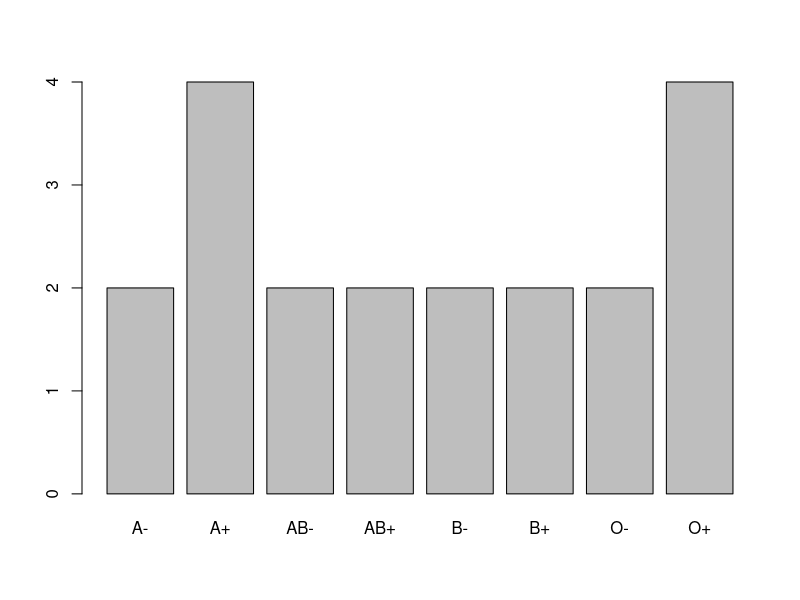
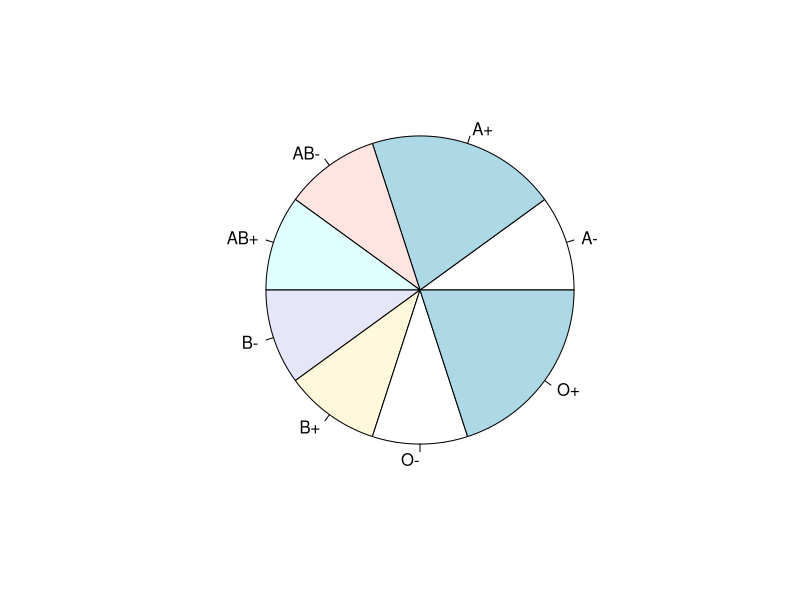
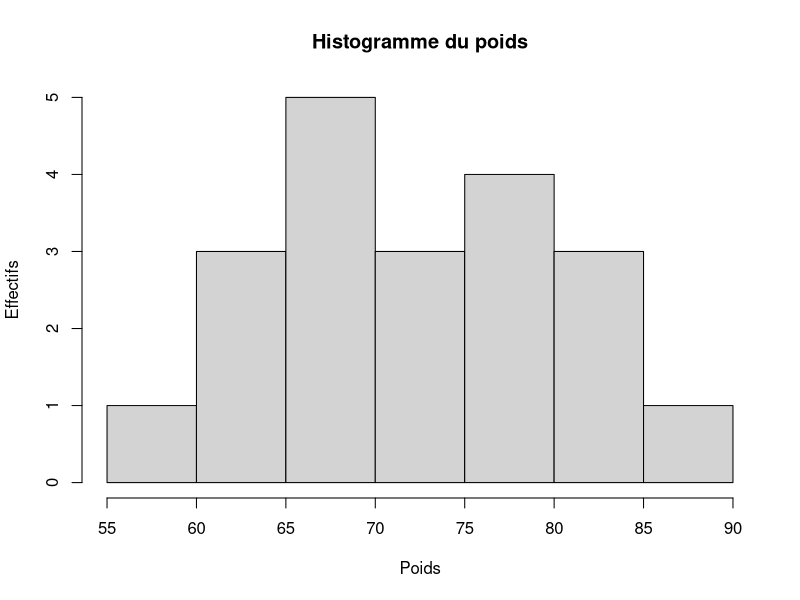
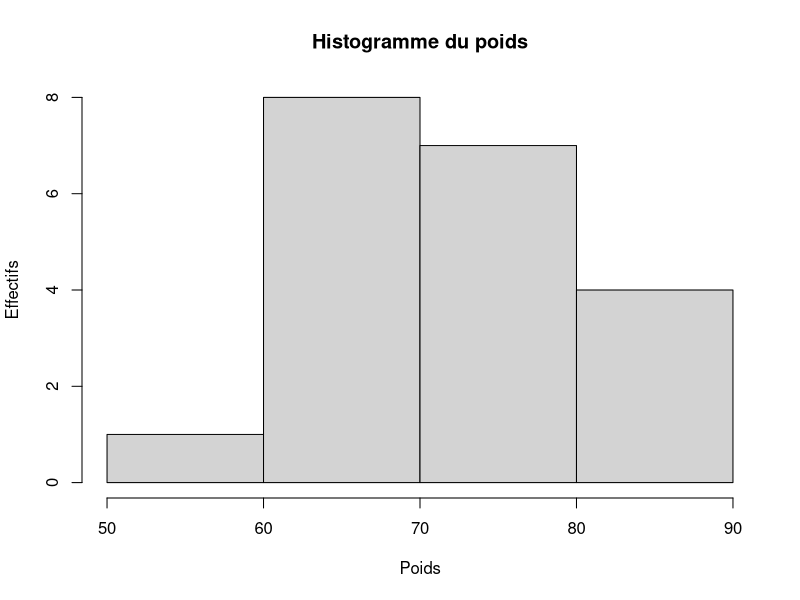
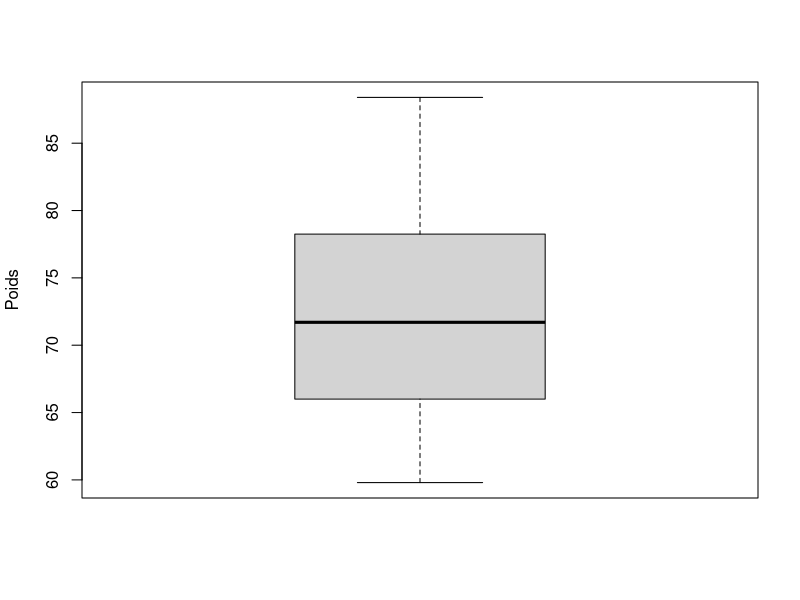
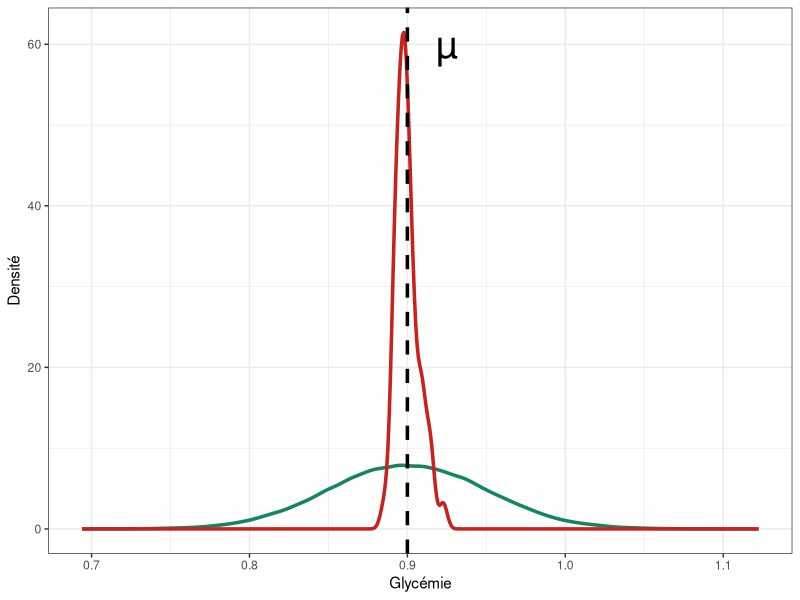
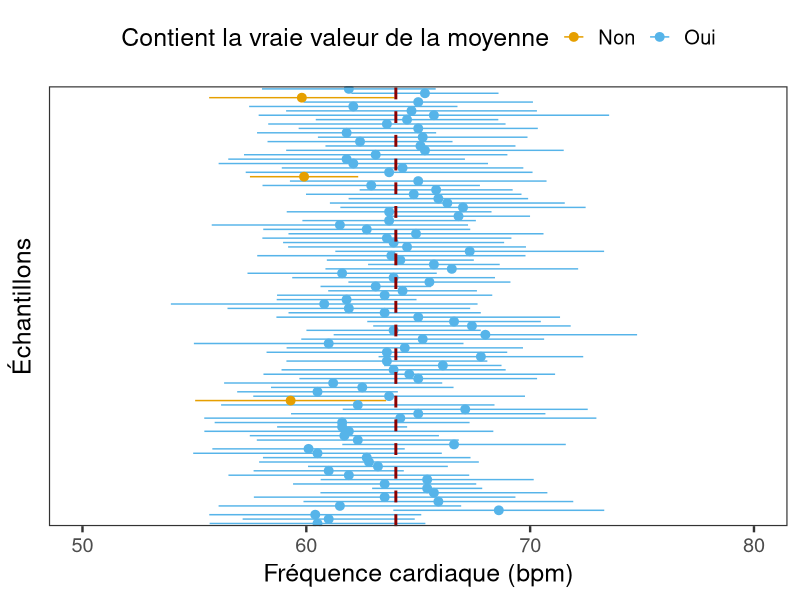
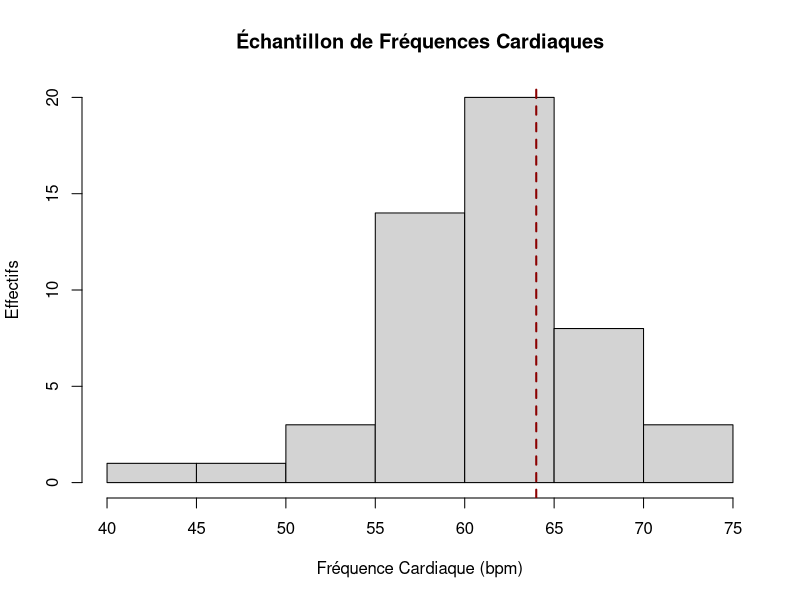

Reproduce these figures in R, in order.
# Packages ---------------------------------------------------------------------
library("ggplot2")

# Make figures -----------------------------------------------------------------

sante = read.csv("exemple-donnees-sante-csv.txt")

table(sante$GroupeSanguin)

barplot(table(sante$GroupeSanguin))

pie(table(sante$GroupeSanguin))

hist(sante$Poids, main = "Histogramme du poids", xlab = "Poids", ylab = "Effectifs")
hist(sante$Poids, main = "Histogramme du poids", xlab = "Poids", ylab = "Effectifs", n = 4)

boxplot(sante$Poids, ylab = "Poids")

# Sampling population versus samples -------------------------------------------

set.seed(20260922)
population = rnorm(1e5, 0.9, 0.05)

n_samples = 50

list_of_means = seq(n_samples) |>
	vapply(\(x) {
		mean(sample(population, size = 40))
	}, 2.5)

ggplot() +
	geom_density(
		data = tibble::enframe(population), aes(value, y = after_stat(density)),
		color = "#158466", linewidth = 1.2
	) +
	geom_density(
		data = tibble::enframe(list_of_means), aes(value, y = after_stat(density)),
		color = "#c9211e", linewidth = 1.2
	) +
	geom_vline(xintercept = 0.9, linetype = 2, linewidth = 1.2) +
	annotate("text", label = "µ", x = 0.925, y = 60, size = 10) +
	theme_bw() +
	labs(x = "Glycémie", y = "Densité")

# Figure intervalle confiance --------------------------------------------------

set.seed(14102025)

library("dplyr")
library("ggplot2")


freq_card = lapply(1:100, \(x) round(rnorm(10, mean = 64, sd = 7)))

freq_ci = freq_card |>
	purrr::map_dfr(
		\(x) t.test(x)[["conf.int"]] |>
			tibble::enframe() |>
			tidyr::pivot_wider(),
		.id = "number"
	) |>
	dplyr::rename(low_ci = `1`, high_ci = `2`) |>
	dplyr::mutate(
		avg = (high_ci + low_ci) / 2,
		contains_true_mean = ifelse(low_ci <= 64 & high_ci >= 64, TRUE, FALSE)
	)

freq_ci |>
	ggplot(aes(y = number)) +
	geom_pointrange(
		aes(x = avg, xmin = low_ci, xmax = high_ci, color = contains_true_mean)
	) +
	geom_vline(xintercept = 64, linetype = 2, color = "darkred", linewidth = 1) +
	scale_color_manual(
		labels = c(`TRUE` = "Oui",     `FALSE` = "Non"),
		values = c(`TRUE` = "#56B4E9", `FALSE` = "#E69F00")
	) +
	lims(x = c(50, 80)) +
	labs(
		x = "Fréquence cardiaque (bpm)",
		y = "Échantillons",
		color = "Contient la vraie valeur de la moyenne"
	) +
	theme_bw(18) +
	theme(
		axis.text.y = element_blank(),
		axis.ticks.y = element_blank(),
		panel.grid = element_blank(),
		legend.position = "top"
	)



# Introduction p-value ---------------------------------------------------------
set.seed(20241015)

medicament = rnorm(20, mean = 10, sd = 1)
placebo    = rnorm(20, mean = 7, sd = 1.5)

df = data.frame(medicament, placebo)

t.test(df$medicament, df$placebo)


# Lecture 2 -------------------------------------------------------------------
set.seed(20251022)

freq_card = round(rnorm(50, mean = 60, sd = 7))

hist(freq_card, main = "Échantillon de Fréquences Cardiaques", xlab = "Fréquence Cardiaque (bpm)", ylab = "Effectifs")
abline(v = 64, lty = 2, col = "darkred", lwd = 2)


hist(rt(10000, 49), n = 100, main = NULL, xlab = NULL, ylab = NULL)
abline(v = -2.8, lty = 2, col = "purple", lwd = 2)

actual_test = t.test(freq_card, mu = 64)

# Quantile-quantile

ko = rnorm(25)
qqnorm(ko, xlab = "Valeurs théoriques", ylab = "Valeur observées",
			 main = "Diagramme Quantile-Quantile")
qqline(ko, col = "darkred", lwd = 2, lty = 2)


ko = rexp(1e2)

qqnorm(ko)
qqline(ko)

ko = runif(1e2)
qqnorm(ko)
qqline(ko)

ko = rnorm(1e2)
qqnorm(ko)
qqline(ko)


qqnorm(freq_card)
qqline(freq_card)

# Test de comparaison de deux échantillons

femmes = round(rnorm(50, mean = 64, sd = 3))
hommes = round(rnorm(50, mean = 62, sd = 3))

new_freq = data.frame(
	values = c(femmes, hommes),
	genre  = rep(c("femmes", "hommes"), each = 50)
)

ggplot(new_freq) +
	geom_density(aes(values, fill = genre), alpha = 2/5) +
	scale_fill_brewer(type = "qual") +
	labs(x = "Fréquence Cardiaque (bpm)", y = "Densité") +
	theme_classic() +
	theme(legend.position = "top")

t.test(femmes, hommes)

var.test(femmes, hommes)

# Comparaison de moyenne appariés

chol_avant = c(111, 116, 114, 115, 119, 123, 108, 106, 112, 107)
chol_apres = c(106, 89, 107, 93, 101, 100, 112, 110, 110, 99)

t.test(chol_avant, chol_apres, paired = TRUE)

t.test(femmes, hommes, alternative = "greater")
